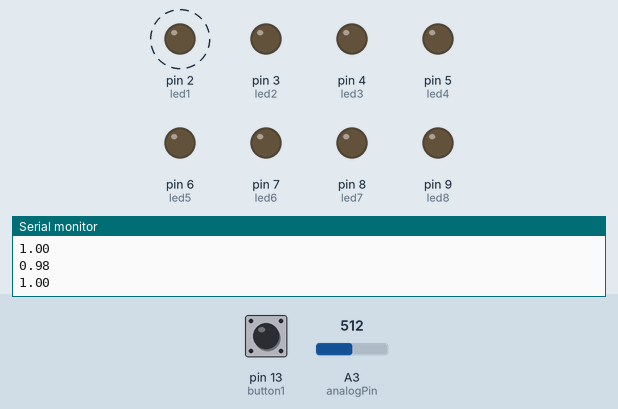
Simulated run of this sketch. Board: Arduino Uno, built with avr-gcc and run on an emulated ATmega328P. Shown: output pins drawn as LEDs (lit = HIGH), the last lines printed to the serial monitor. Dashed ring = blinking. The test bench sets the inputs (shaded band); at power-on: pin 13 (button1) LOW, A3 (analogPin) = 512. Random numbers use the default seed unless the sketch sets one.

Above: at 2.9 s.
3.3 s: pin 13 (button1) pulled HIGH for 0.7 s
5.5 s: pin 13 (button1) pulsed HIGH 2 times (0.12 s each, 0.3 s apart)
At 9.2 s:
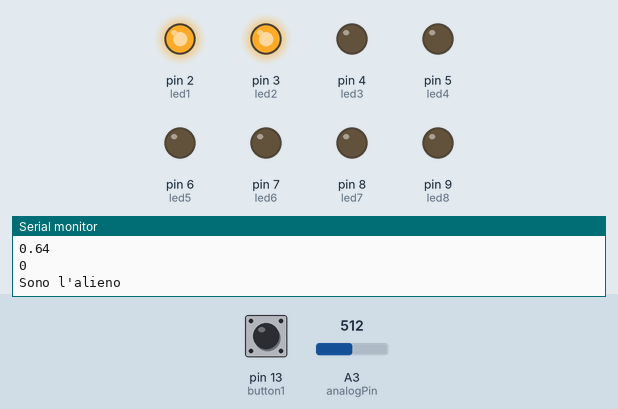
At 10.2 s:
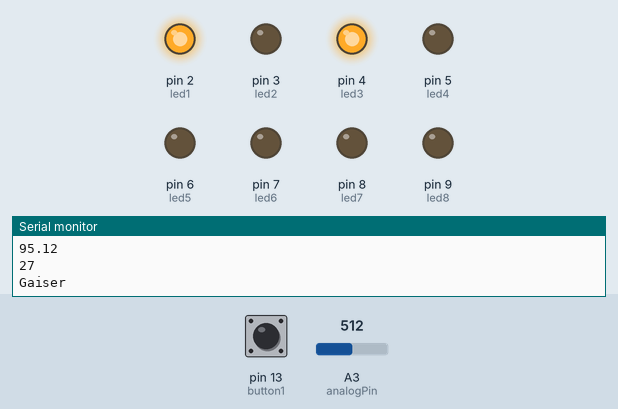
12.5 s: pin 13 (button1) pulled HIGH for 1 s
At 26.6 s:
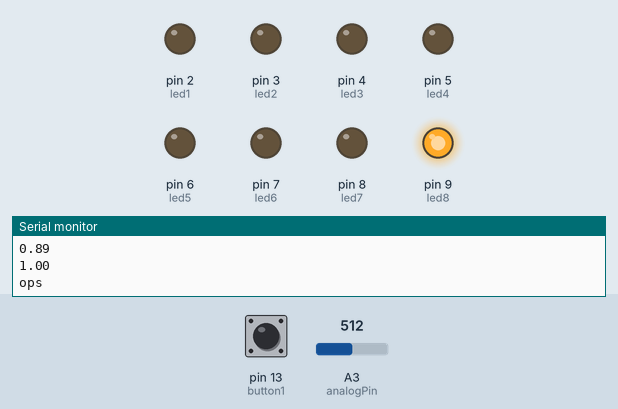
Timing chart, 0 to 27.0 s (numbered marks = the images above; inputs shaded):
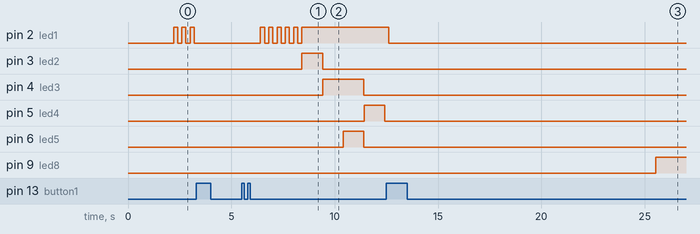

The sketch:

theexplorer.ino
```cpp
// The explorer

int analogPin = A3;     // manopola del potenziometro (terminale centrale) connessa ad A3
                        // terminali esterni connessi a massa e +5V
int val = 0;            // variabile per conservare il valore letto
bool buttonval=false;
float alfa=0;
int naliens=2;
int ngaiser=1;
int nstorm=1;
int centeralienx[2]={0.15,1.5};
int centeralieny[2]={1.5,0.2};
int centergaiserx[2]={1};
int centergaisery[2]={1};
int centerstormx[2]={1.5};
int centerstormy[2]={1.5};
int led1=2;
int led2=3;
int led3=4;
int led4=5;
int led5=6;
int led6=7;
int led7=8;
int led8=9;
float x=1;
float y=1;
float v=0.01;
int button1=13;
int life=500;
int fuel=100;
bool stop=false;
int cont=0;
float prob;
int casual;
float basex1,basey1,basex2,basey2;
bool basecheck1=true;
bool basecheck2=true;


void aliens()

{
Serial.println("Sono l'alieno");
digitalWrite(led2,HIGH);
delay(1000);
casual= random(6);
if (casual>4)
{
digitalWrite(led5,HIGH);
delay(1000);
life=life-1;
digitalWrite(led5,LOW);


}

digitalWrite(led2,LOW);

}
void gaiser()

{
Serial.println("Gaiser");
digitalWrite(led3,HIGH);
delay(1000);
casual= random(6);
if (casual>4)
{
digitalWrite(led5,HIGH);
delay(1000);
life=life-1;
digitalWrite(led5,LOW);


}
digitalWrite(led3,LOW);

}

void storm()
{
Serial.println("Storm");
digitalWrite(led4,HIGH);
delay(1000);
casual= random(6);
if (casual>3)
{
digitalWrite(led5,HIGH);
delay(1000);
life=life-1;
digitalWrite(led5,LOW);


}

digitalWrite(led4,LOW);


}
void setup()
{
  // put your setup code here, to run once:
 Serial.begin(9600);
pinMode(led1,OUTPUT);
pinMode(button1,INPUT);
pinMode(led2,OUTPUT);
pinMode(led3,OUTPUT);
pinMode(led4,OUTPUT);
pinMode(led5,OUTPUT);
pinMode(led6,OUTPUT);
pinMode(led7,OUTPUT);
pinMode(led8,OUTPUT);
randomSeed(analogRead(0));
basex1=random(200);
basey1=random(200);
basex2=random(200);
basey2=random(200);
basex1=basex1/100;
basey1=basey1/100;
basex2=basex2/100;
basey2=basey2/100;

if ((basex1>x-0.2 && basex1<x+0.2) && (basey1>y-0.2 && basey1<y+0.2))
{
  basex1=0.2;
  basey1=0.2;
}

if ((basex2>x-0.2 && basex2<x+0.2) && (basey2>y-0.2 && basey2<y+0.2))
{
  basex2=1.8;
  basey2=1.8;
}
Serial.println(basex1);
Serial.println(basey1);
delay(1000);
Serial.println(basex2);
Serial.println(basey2);
delay(1000);

}

void loop()
{
  // put your main code here, to run repeatedly:
 fuel=fuel-1;
 val = analogRead(analogPin);
//Serial.println(alfa);
alfa=(2*3.14/1023)*val;
if (life<=0)
{
  exit(0);
}
if (stop==false)
{
digitalWrite(led1,LOW);
delay(200);
x=x+v*cos(alfa);
y=y+v*sin(alfa);
Serial.println(x);
Serial.println(y);
//digitalWrite(led6,HIGH);
cont=cont+1;
if (x>2)
{
x=x-2;
}
if (x<0)
{
x=x+2;
}
if (y>2)
{
y=y-2;
}
if (y<0)
{
y=y+2;
}

digitalWrite(led1,HIGH);
}
if ((stop==true) && (digitalRead(button1)==HIGH) )
{
stop=false;
delay(500);
}
if (digitalRead(button1)==HIGH)
{
 Serial.println("ops");
 digitalWrite(led1,LOW);
 stop=true;
 delay(500);
}
if ((stop==false) && (cont==10))
{
cont=0;
for (int i=0;i<naliens;i++)
{
prob=pow(2.718,-5*((centeralienx[i]-x)*(centeralienx[i]-x)+(centeralieny[i]-y)*(centeralieny[i]-y)))*100;
Serial.println(prob);
casual= random(100);
Serial.println(casual);
if (casual<prob)
{
aliens();
}
}
for (int i=0;i<ngaiser;i++)
{
prob=pow(2.718,-5*((centergaiserx[i]-x)*(centergaiserx[i]-x)+(centergaisery[i]-y)*(centergaisery[i]-y)))*100;
Serial.println(prob);
casual= random(100);
Serial.println(casual);
if (casual<prob)
{
gaiser();
}
}
for (int i=0;i<nstorm;i++)
{
prob=pow(2.718,-5*((centerstormx[i]-x)*(centerstormx[i]-x)+(centerstormy[i]-y)*(centerstormy[i]-y)))*100;
Serial.println(prob);
casual= random(100);
Serial.println(casual);
if (casual<prob)
{
storm();
}
}

}
if ((x>basex1-0.2 && x<basex1+0.2) && (y>basey1-0.2 && y<basey1+0.2) && (basecheck1==false))
{
  digitalWrite(led6,HIGH);
  Serial.println("Base1");
  fuel=fuel+100;
  Serial.println(basex1);
  Serial.println(basey1);
  basecheck1=true;
  delay(1000);

}
if ((x>basex2-0.2 && x<basex2+0.2) && (y>basey2-0.2 && y<basey2+0.2) && (basecheck2==false))
{
  digitalWrite(led7,HIGH);
  Serial.println("Base2");
  fuel=fuel+100;
  Serial.println(basex2);
  Serial.println(basey2);
  delay(1000);
  basecheck2=true;


}
if (digitalRead(led6) && digitalRead(led7))
{
delay(3000);
exit(0);
}
if (fuel<=20)
{
digitalWrite(led8,HIGH);
if (fuel<=0)
{
  exit(0);
}
}
delay(200);
}
```

Measured:
- after the input at 5.5 s, pin 2 (led1): alternates HIGH for 0.20 s and LOW for 0.20 s, 11 changes in all, then stays HIGH, starting after 0.91 s; pin 3 (led2): LOW → HIGH after 2.9 s, → LOW 1.0 s later
- after the input at 12.5 s, pin 9 (led8): LOW → HIGH after 13.0 s
- by itself, pin 2 (led1): alternates HIGH for 0.20 s and LOW for 0.20 s
